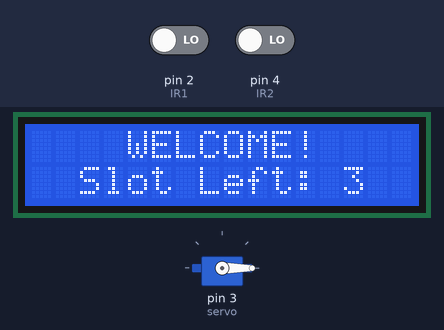
This sketch was run on a simulated Arduino Uno, built with avr-gcc and run on an emulated ATmega328P. On the bench: 16×2 character LCD, servo. Inputs (shaded band) come from the test bench; at power-on: pin 4 (IR2) LOW, pin 2 (IR1) LOW. What the sketch prints to the serial monitor is not drawn.

Above: at 4.5 s.
4.6 s: pin 4 (IR2) driven HIGH
At 6.5 s:
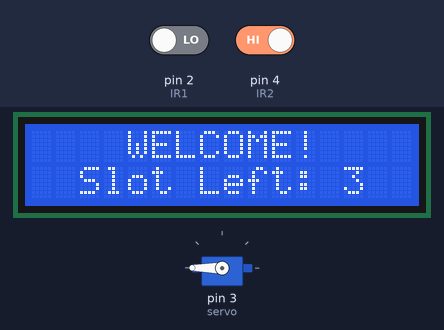
10.2 s: pin 2 (IR1) driven HIGH
At 10.7 s:
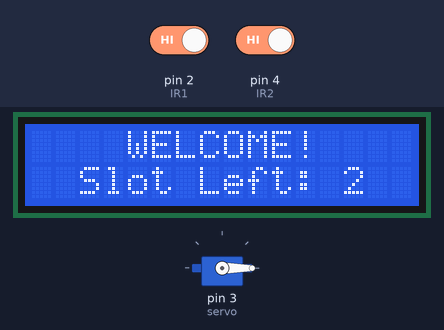
12.9 s: pin 2 (IR1) driven LOW
At 14.2 s:
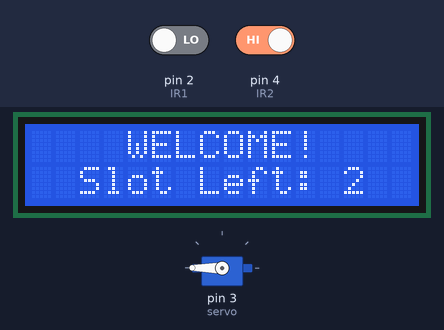
18.8 s: pin 4 (IR2) driven LOW
At 19.3 s:
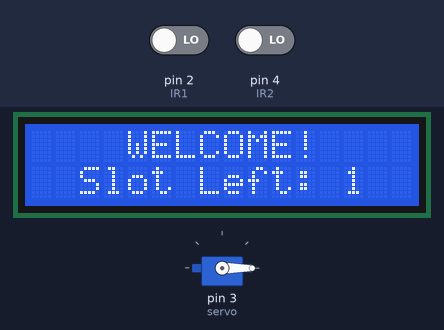
21.5 s: pin 4 (IR2) driven HIGH
At 27.0 s:
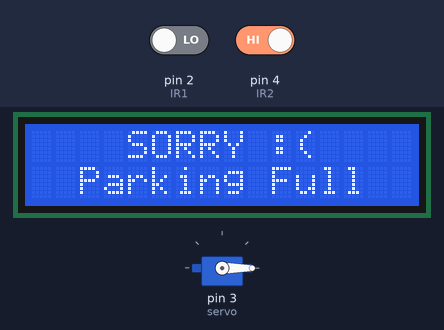
Timing chart, 0 to 34.2 s (numbered marks = the images above; inputs shaded):
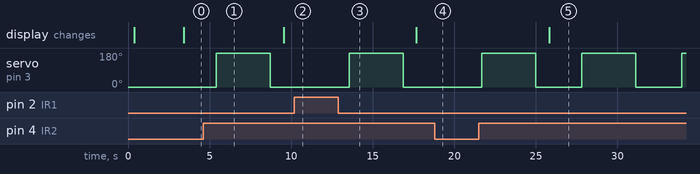

Measured:
- after the input at 4.6 s, servo on pin 3 (servo): 0° → 180° after 0.82 s, → 0° 3.3 s later
- after the input at 10.2 s, servo on pin 3 (servo): stays 0° (without the input it goes to 180° after 1.3 s)
- after the input at 12.9 s, servo on pin 3 (servo): 0° → 180° after 0.66 s, → 0° 3.3 s later
- after the input at 18.8 s, servo on pin 3 (servo): stays 0° (without the input it goes to 180° after 0.88 s)
- after the input at 21.5 s, servo on pin 3 (servo): alternates 180° for 3.3 s and 0° for 2.8 s, starting after 0.20 s; the display: changes after 4.3 s (image 5)

The sketch:

LCD_display_code.ino
```cpp
//Smart Parking System using IoT
//Codes for LCD 16x2 Display

#include <Wire.h>
#include <LiquidCrystal_I2C.h>
#include <Servo.h>

LiquidCrystal_I2C lcd(0x27, 16, 2);   // I2C address and LCD display Dimension
Servo myservo;                       // Servo Object

int IR1 = 2;                          // Pin no. of IR sensor 1
int IR2 = 4;                          // Pin no. of IR sensor 2
int slot = 3;                         // Number of available parking slots
int servo = 3;
bool isEntryGateOpen = false;

void setup() {
  Serial.begin(9600);                 // Initialize serial communication
  lcd.init();                         // Initialize the LCD display
  lcd.backlight();                    // Turn on the backlight
  myservo.attach(servo);                  // Attach the servo to the pin
  pinMode(IR1, INPUT);                // Set the IR sensor pins as inputs
  pinMode(IR2, INPUT);
  myservo.write(0);              // Set the servo to 0 degrees (fully closed)
  delay(300);
  lcd.setCursor(2, 0);                // Setting the cursor on 3rd column and 1st row
  lcd.print("SMART PARKING");
  lcd.setCursor(0, 1);                // Setting the cursor on 1st column and 2nd row
  lcd.print("SYSTEM using IOT");
  delay(3000);
  lcd.clear();
}

void loop() {
  int sensor1 = digitalRead(IR1);     // Read the state of the IR sensors
  int sensor2 = digitalRead(IR2);

  if (sensor1 == HIGH && sensor2 == LOW) {     // Car enters the parking lot
    slot++;                                   // Increment the number of available slots
    delay(500);                               // Wait for half a second to avoid false readings
  }

  if (sensor2 == HIGH && sensor1 == LOW) {     // If a car leaves the parking lot

    myservo.write(180);    // Set the servo to 180 degrees (fully open)
    delay(300);
    isEntryGateOpen = true;    // Set the exit gate flag
    delay(3000);
    myservo.write(0);      // Set the servo to 0 degrees (fully closed)
    delay(300);               // Delay to allow the servo to reach the position
    isEntryGateOpen = false;
     slot--;                                   // Decrement the number of available slots
    delay(500);
}

  if (slot < 0) {                             // The slot count can never be negative
    slot = 0;
  }

  if (slot > 3) {                             // The slot count can never be higher than the number of slots available
    slot = 3;
  }

  if (slot == 0) {                            // If no parking slots are available

    lcd.clear();
    lcd.setCursor(4, 0);                      // Setting the cursor on the 5th column and 1st row
    lcd.print("SORRY :(");
    lcd.setCursor(2, 1);                      // Setting the cursor on the 3rd column and 2nd row
    lcd.print("Parking Full");
    delay(1000);
  } else {

    lcd.setCursor(4, 0);                      // Setting the cursor on the 5th column and 1st row
    lcd.print("WELCOME!");
    lcd.setCursor(2, 1);                      // Setting the cursor on the 3rd column and 2nd row
    lcd.print("Slot Left: ");
    lcd.print(slot);
    delay(1000);
  }
    Serial.println(slot);
    delay(1000);
}
```
